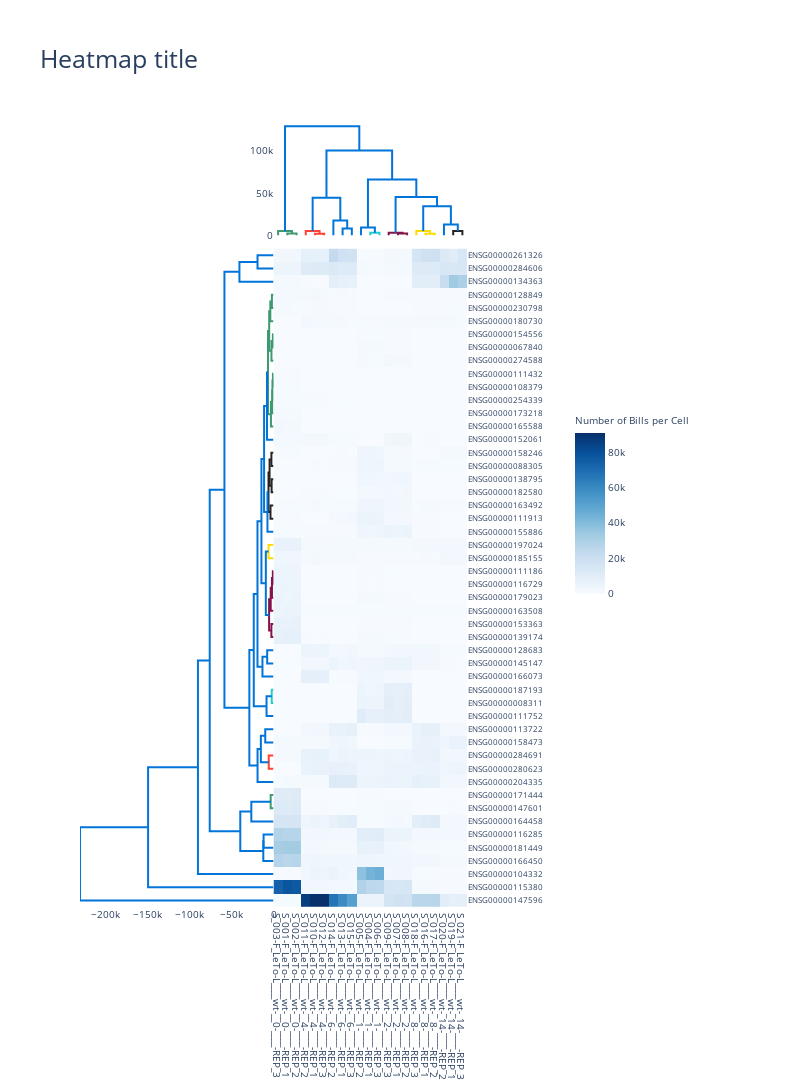

Here is the notebook cell this chart was saved with:
### Code cell
import plotly.graph_objects as go
import plotly.figure_factory as ff

#import numpy as np
#from scipy.spatial.distance import pdist, squareform


# # get data
# data = np.genfromtxt("http://files.figshare.com/2133304/ExpRawData_E_TABM_84_A_AFFY_44.tab",
#                      names=True,usecols=tuple(range(1,30)),dtype=float, delimiter="\t")
# data_array = data.view((np.float, len(data.dtype.names)))
# data_array = data_array.transpose()
# labels = data.dtype.names

# Initialize figure by creating upper dendrogram

# color_threshold=0.1,
fig_ = ff.create_dendrogram(data_array_, orientation='bottom', labels=labels,\
                          distfun = lambda x: scs.distance.pdist(x, metric="euclidean"),\
                          linkagefun= lambda x: sch.linkage(x, "complete"))
# test=ff._dendrogram(data_array_, orientation='bottom', labels=labels,\
#                           distfun = scs.distance.pdist,\
#                           linkagefun= lambda x: sch.linkage(x, "complete") )

# P = sch.dendrogram(
#     Z,
#     labels=labels,
#     no_plot=True,
#     color_threshold=25000,
# )
#orientation=self.orientation,

fig = ff.create_dendrogram(data_array_, orientation='bottom', labels=labels,\
                          distfun = lambda x: scs.distance.pdist(x, metric="euclidean"),\
                          linkagefun= lambda x: sch.linkage(x, "complete"), color_threshold=0.1)

dists=[]
for d in fig["data"]:
    dists.append(d["y"][2])
color_threshold=abs(np.percentile(dists,50))
print(color_threshold)

fig = ff.create_dendrogram(data_array_, orientation='bottom', labels=labels,\
                          distfun = lambda x: scs.distance.pdist(x, metric="euclidean"),\
                          linkagefun= lambda x: sch.linkage(x, "complete"), color_threshold=color_threshold)
for i in range(len(fig['data'])):
    fig['data'][i]['yaxis'] = 'y2'
dendro_leaves_y_labels = fig['layout']['xaxis']['ticktext']
dendro_leaves_y = [ labels.index(i) for i in dendro_leaves_y_labels ]

d = scs.distance.pdist(data_array_)
Z = sch.linkage(d, "complete") #linkagefun(d)
max_d = color_threshold
clusters_cols = fcluster(Z, max_d, criterion='distance')


#print(dendro_leaves_y)

# Create Side Dendrogram # color_threshold=0.1,
dendro_side = ff.create_dendrogram(data_array, orientation='right', labels=rows, \
                                    distfun = lambda x: scs.distance.pdist(x, metric="euclidean"),\
                                    linkagefun= lambda x: sch.linkage(x, "complete"), color_threshold=0.1)

dists=[]
for d in dendro_side["data"]:
    dists.append(d["x"][2])
color_threshold=abs(np.percentile(dists,50))

dendro_side = ff.create_dendrogram(data_array, orientation='right', labels=rows, \
                                    distfun = lambda x: scs.distance.pdist(x, metric="euclidean"),\
                                    linkagefun= lambda x: sch.linkage(x, "complete"), color_threshold=color_threshold)

for i in range(len(dendro_side['data'])):
    dendro_side['data'][i]['xaxis'] = 'x2'
dendro_leaves_x_labels = dendro_side['layout']['yaxis']['ticktext']
dendro_leaves_x = [ rows.index(i) for i in dendro_leaves_x_labels ]

d = scs.distance.pdist(data_array)
Z = sch.linkage(d, "complete") #linkagefun(d)
max_d = 25000
clusters_rows = fcluster(Z, max_d, criterion='distance')


# Add Side Dendrogram Data to Figure
for data in dendro_side['data']:
    fig.add_trace(data)

# Create Heatmap
#print(dendro_leaves_x)

#dendro_leaves = list(map(int, dendro_leaves))
#data_dist = pdist(data_array)
#heat_data = squareform(data_dist)
heat_data=data_array
heat_data = heat_data[dendro_leaves_x,:]
heat_data = heat_data[:,dendro_leaves_y]

#print(len(dendro_leaves_x_labels),len(dendro_leaves_y_labels))

heatmap = [
    go.Heatmap(
        x = dendro_leaves_x_labels,
        y = dendro_leaves_y_labels,
        z = heat_data,
        colorscale = 'Blues',
        colorbar={"title":{"text":"Number of Bills per Cell" ,"font":{"size":10}},
                 "lenmode":"pixels", "len":800/4,
                 "xpad":100,"tickfont":{"size":10}}
    )
]
#print(heatmap[0])
print(len(heatmap[0]["x"]),len(fig['layout']['xaxis']['tickvals']) )
heatmap[0]['x'] = fig['layout']['xaxis']['tickvals']
print(len(heatmap[0]["y"]),  len(dendro_side['layout']['yaxis']['tickvals']) )
heatmap[0]['y'] = dendro_side['layout']['yaxis']['tickvals']

# Add Heatmap Data to Figure
for data in heatmap:
    fig.add_trace(data)

# Edit Layout
fig.update_layout({'width':800, 'height':1600,
                         'showlegend':False, 'hovermode': 'closest',
                         "yaxis":{"mirror" : "allticks", 
                                  'side': 'right',
                                  'showticklabels':True,
                                  'ticktext':dendro_leaves_x_labels}})

# Edit xaxis
fig.update_layout(xaxis={'domain': [.5, 1],
                                  'mirror': False,
                                  'showgrid': False,
                                  'showline': False,
                                  'zeroline': False,
                                  'showticklabels': True,
                                  "tickfont":{"size":10},
                                  'ticks':"",\
                                  'ticktext':dendro_leaves_y_labels})
# Edit xaxis2
fig.update_layout(xaxis2={'domain': [0, .5],
                                   'mirror': False,
                                   'showgrid': False,
                                   'showline': False,
                                   'zeroline': False,
                                   'showticklabels': True,
                                   'ticks':""})

# Edit yaxis 
fig.update_layout(yaxis={'domain': [0, .85],
                                  'mirror': False,
                                  'showgrid': False,
                                  'showline': False,
                                  'zeroline': False,
                                  'showticklabels': True,
                                  "tickfont":{"size":8},
                                  'ticks': "",\
                                  'tickvals':dendro_side['layout']['yaxis']['tickvals'],\
                                  'ticktext':dendro_leaves_x_labels})

# Edit yaxis2 showticklabels
fig.update_layout(yaxis2={'domain':[.825, .975],
                                   'mirror': False,
                                   'showgrid': False,
                                   'showline': False,
                                   'zeroline': False,
                                   'showticklabels': True,
                                   'ticks':""})

fig.update_layout(template='plotly_white')

fig.update_layout(font={"size":10})

fig.update_layout(title={"text":"Heatmap title","yanchor":"top","font":{"size":25}})

# fig.update_layout(
#     yaxis = dict(
#         tickmode = 'array',
#         ticktext = dendro_leaves_x_labels ) )

# Plot!
fig.show()

### Figure 1 — Plotly figure (JSON) as saved in the notebook; plotly's stock layout.template omitted (floating-point values rounded to 4 significant figures; data arrays with more than 128 entries replaced by an {"elided": "..."} marker saying what was removed)
{"data": [{"hoverinfo": "text", "marker": {"color": "rgb(61,153,112)"}, "mode": "lines", "type": "scatter", "x": [15, 15, 25, 25], "xaxis": "x", "y": [0, 1915.0, 1915.0, 0], "yaxis": "y2"}, {"hoverinfo": "text", "marker": {"color": "rgb(61,153,112)"}, "mode": "lines", "type": "scatter", "x": [5, 5, 20, 20], "xaxis": "x", "y": [0, 4893.0, 4893.0, 1915.0], "yaxis": "y2"}, {"hoverinfo": "text", "marker": {"color": "rgb(255,65,54)"}, "mode": "lines", "type": "scatter", "x": [45, 45, 55, 55], "xaxis": "x", "y": [0, 1698.0, 1698.0, 0], "yaxis": "y2"}, {"hoverinfo": "text", "marker": {"color": "rgb(255,65,54)"}, "mode": "lines", "type": "scatter", "x": [35, 35, 50, 50], "xaxis": "x", "y": [0, 4965.0, 4965.0, 1698.0], "yaxis": "y2"}, {"hoverinfo": "text", "marker": {"color": "rgb(0,116,217)"}, "mode": "lines", "type": "scatter", "x": [75, 75, 85, 85], "xaxis": "x", "y": [0, 7892.0, 7892.0, 0], "yaxis": "y2"}, {"hoverinfo": "text", "marker": {"color": "rgb(0,116,217)"}, "mode": "lines", "type": "scatter", "x": [65, 65, 80, 80], "xaxis": "x", "y": [0, 17520.0, 17520.0, 7892.0], "yaxis": "y2"}, {"hoverinfo": "text", "marker": {"color": "rgb(0,116,217)"}, "mode": "lines", "type": "scatter", "x": [42.5, 42.5, 72.5, 72.5], "xaxis": "x", "y": [4965.0, 44310.0, 44310.0, 17520.0], "yaxis": "y2"}, {"hoverinfo": "text", "marker": {"color": "rgb(35,205,205)"}, "mode": "lines", "type": "scatter", "x": [105, 105, 115, 115], "xaxis": "x", "y": [0, 2851.0, 2851.0, 0], "yaxis": "y2"}, {"hoverinfo": "text", "marker": {"color": "rgb(0,116,217)"}, "mode": "lines", "type": "scatter", "x": [95, 95, 110, 110], "xaxis": "x", "y": [0, 9134.0, 9134.0, 2851.0], "yaxis": "y2"}, {"hoverinfo": "text", "marker": {"color": "rgb(133,20,75)"}, "mode": "lines", "type": "scatter", "x": [135, 135, 145, 145], "xaxis": "x", "y": [0, 1905.0, 1905.0, 0], "yaxis": "y2"}, {"hoverinfo": "text", "marker": {"color": "rgb(133,20,75)"}, "mode": "lines", "type": "scatter", "x": [125, 125, 140, 140], "xaxis": "x", "y": [0, 2742.0, 2742.0, 1905.0], "yaxis": "y2"}, {"hoverinfo": "text", "marker": {"color": "rgb(255,220,0)"}, "mode": "lines", "type": "scatter", "x": [165, 165, 175, 175], "xaxis": "x", "y": [0, 1710.0, 1710.0, 0], "yaxis": "y2"}, {"hoverinfo": "text", "marker": {"color": "rgb(255,220,0)"}, "mode": "lines", "type": "scatter", "x": [155, 155, 170, 170], "xaxis": "x", "y": [0, 4963.0, 4963.0, 1710.0], "yaxis": "y2"}, {"hoverinfo": "text", "marker": {"color": "rgb(40,35,35)"}, "mode": "lines", "type": "scatter", "x": [195, 195, 205, 205], "xaxis": "x", "y": [0, 5052.0, 5052.0, 0], "yaxis": "y2"}, {"hoverinfo": "text", "marker": {"color": "rgb(0,116,217)"}, "mode": "lines", "type": "scatter", "x": [185, 185, 200, 200], "xaxis": "x", "y": [0, 12710.0, 12710.0, 5052.0], "yaxis": "y2"}, {"hoverinfo": "text", "marker": {"color": "rgb(0,116,217)"}, "mode": "lines", "type": "scatter", "x": [162.5, 162.5, 192.5, 192.5], "xaxis": "x", "y": [4963.0, 34240.0, 34240.0, 12710.0], "yaxis": "y2"}, {"hoverinfo": "text", "marker": {"color": "rgb(0,116,217)"}, "mode": "lines", "type": "scatter", "x": [132.5, 132.5, 177.5, 177.5], "xaxis": "x", "y": [2742.0, 45410.0, 45410.0, 34240.0], "yaxis": "y2"}, {"hoverinfo": "text", "marker": {"color": "rgb(0,116,217)"}, "mode": "lines", "type": "scatter", "x": [102.5, 102.5, 155, 155], "xaxis": "x", "y": [9134.0, 66150.0, 66150.0, 45410.0], "yaxis": "y2"}, {"hoverinfo": "text", "marker": {"color": "rgb(0,116,217)"}, "mode": "lines", "type": "scatter", "x": [57.5, 57.5, 128.8, 128.8], "xaxis": "x", "y": [44310.0, 100500.0, 100500.0, 66150.0], "yaxis": "y2"}, {"hoverinfo": "text", "marker": {"color": "rgb(0,116,217)"}, "mode": "lines", "type": "scatter", "x": [12.5, 12.5, 93.12, 93.12], "xaxis": "x", "y": [4893.0, 129400.0, 129400.0, 100500.0], "yaxis": "y2"}, {"hoverinfo": "text", "marker": {"color": "rgb(0,116,217)"}, "mode": "lines", "type": "scatter", "x": [0, -11820.0, -11820.0, 0], "xaxis": "x2", "y": [45, 45, 55, 55], "yaxis": "y"}, {"hoverinfo": "text", "marker": {"color": "rgb(0,116,217)"}, "mode": "lines", "type": "scatter", "x": [0, -12160.0, -12160.0, -11820.0], "xaxis": "x2", "y": [35, 35, 50, 50], "yaxis": "y"}, {"hoverinfo": "text", "marker": {"color": "rgb(61,153,112)"}, "mode": "lines", "type": "scatter", "x": [0, -3374.0, -3374.0, 0], "xaxis": "x2", "y": [75, 75, 85, 85], "yaxis": "y"}, {"hoverinfo": "text", "marker": {"color": "rgb(0,116,217)"}, "mode": "lines", "type": "scatter", "x": [0, -26460.0, -26460.0, -3374.0], "xaxis": "x2", "y": [65, 65, 80, 80], "yaxis": "y"}, {"hoverinfo": "text", "marker": {"color": "rgb(0,116,217)"}, "mode": "lines", "type": "scatter", "x": [-12160.0, -39610.0, -39610.0, -26460.0], "xaxis": "x2", "y": [42.5, 42.5, 72.5, 72.5], "yaxis": "y"}, {"hoverinfo": "text", "marker": {"color": "rgb(255,65,54)"}, "mode": "lines", "type": "scatter", "x": [0, -5673.0, -5673.0, 0], "xaxis": "x2", "y": [105, 105, 115, 115], "yaxis": "y"}, {"hoverinfo": "text", "marker": {"color": "rgb(0,116,217)"}, "mode": "lines", "type": "scatter", "x": [0, -9821.0, -9821.0, 0], "xaxis": "x2", "y": [125, 125, 135, 135], "yaxis": "y"}, {"hoverinfo": "text", "marker": {"color": "rgb(0,116,217)"}, "mode": "lines", "type": "scatter", "x": [-5673.0, -15070.0, -15070.0, -9821.0], "xaxis": "x2", "y": [110, 110, 130, 130], "yaxis": "y"}, {"hoverinfo": "text", "marker": {"color": "rgb(0,116,217)"}, "mode": "lines", "type": "scatter", "x": [0, -19020.0, -19020.0, -15070.0], "xaxis": "x2", "y": [95, 95, 120, 120], "yaxis": "y"}, {"hoverinfo": "text", "marker": {"color": "rgb(35,205,205)"}, "mode": "lines", "type": "scatter", "x": [0, -2151.0, -2151.0, 0], "xaxis": "x2", "y": [155, 155, 165, 165], "yaxis": "y"}, {"hoverinfo": "text", "marker": {"color": "rgb(0,116,217)"}, "mode": "lines", "type": "scatter", "x": [0, -8302.0, -8302.0, -2151.0], "xaxis": "x2", "y": [145, 145, 160, 160], "yaxis": "y"}, {"hoverinfo": "text", "marker": {"color": "rgb(0,116,217)"}, "mode": "lines", "type": "scatter", "x": [0, -7539.0, -7539.0, 0], "xaxis": "x2", "y": [185, 185, 195, 195], "yaxis": "y"}, {"hoverinfo": "text", "marker": {"color": "rgb(0,116,217)"}, "mode": "lines", "type": "scatter", "x": [0, -13160.0, -13160.0, -7539.0], "xaxis": "x2", "y": [175, 175, 190, 190], "yaxis": "y"}, {"hoverinfo": "text", "marker": {"color": "rgb(133,20,75)"}, "mode": "lines", "type": "scatter", "x": [0, -2528.0, -2528.0, 0], "xaxis": "x2", "y": [205, 205, 215, 215], "yaxis": "y"}, {"hoverinfo": "text", "marker": {"color": "rgb(133,20,75)"}, "mode": "lines", "type": "scatter", "x": [0, -767.5, -767.5, 0], "xaxis": "x2", "y": [245, 245, 255, 255], "yaxis": "y"}, {"hoverinfo": "text", "marker": {"color": "rgb(133,20,75)"}, "mode": "lines", "type": "scatter", "x": [0, -1836.0, -1836.0, -767.5], "xaxis": "x2", "y": [235, 235, 250, 250], "yaxis": "y"}, {"hoverinfo": "text", "marker": {"color": "rgb(133,20,75)"}, "mode": "lines", "type": "scatter", "x": [0, -3327.0, -3327.0, -1836.0], "xaxis": "x2", "y": [225, 225, 242.5, 242.5], "yaxis": "y"}, {"hoverinfo": "text", "marker": {"color": "rgb(133,20,75)"}, "mode": "lines", "type": "scatter", "x": [-2528.0, -5244.0, -5244.0, -3327.0], "xaxis": "x2", "y": [210, 210, 233.8, 233.8], "yaxis": "y"}, {"hoverinfo": "text", "marker": {"color": "rgb(255,220,0)"}, "mode": "lines", "type": "scatter", "x": [0, -5927.0, -5927.0, 0], "xaxis": "x2", "y": [265, 265, 275, 275], "yaxis": "y"}, {"hoverinfo": "text", "marker": {"color": "rgb(0,116,217)"}, "mode": "lines", "type": "scatter", "x": [-5244.0, -9145.0, -9145.0, -5927.0], "xaxis": "x2", "y": [221.9, 221.9, 270, 270], "yaxis": "y"}, {"hoverinfo": "text", "marker": {"color": "rgb(40,35,35)"}, "mode": "lines", "type": "scatter", "x": [0, -3572.0, -3572.0, 0], "xaxis": "x2", "y": [295, 295, 305, 305], "yaxis": "y"}, {"hoverinfo": "text", "marker": {"color": "rgb(40,35,35)"}, "mode": "lines", "type": "scatter", "x": [0, -2260.0, -2260.0, 0], "xaxis": "x2", "y": [315, 315, 325, 325], "yaxis": "y"}, {"hoverinfo": "text", "marker": {"color": "rgb(40,35,35)"}, "mode": "lines", "type": "scatter", "x": [0, -2505.0, -2505.0, 0], "xaxis": "x2", "y": [335, 335, 345, 345], "yaxis": "y"}, {"hoverinfo": "text", "marker": {"color": "rgb(40,35,35)"}, "mode": "lines", "type": "scatter", "x": [-2260.0, -4691.0, -4691.0, -2505.0], "xaxis": "x2", "y": [320, 320, 340, 340], "yaxis": "y"}, {"hoverinfo": "text", "marker": {"color": "rgb(40,35,35)"}, "mode": "lines", "type": "scatter", "x": [-3572.0, -5964.0, -5964.0, -4691.0], "xaxis": "x2", "y": [300, 300, 330, 330], "yaxis": "y"}, {"hoverinfo": "text", "marker": {"color": "rgb(0,116,217)"}, "mode": "lines", "type": "scatter", "x": [0, -7199.0, -7199.0, -5964.0], "xaxis": "x2", "y": [285, 285, 315, 315], "yaxis": "y"}, {"hoverinfo": "text", "marker": {"color": "rgb(61,153,112)"}, "mode": "lines", "type": "scatter", "x": [0, -685.5, -685.5, 0], "xaxis": "x2", "y": [395, 395, 405, 405], "yaxis": "y"}, {"hoverinfo": "text", "marker": {"color": "rgb(61,153,112)"}, "mode": "lines", "type": "scatter", "x": [0, -1209.0, -1209.0, -685.5], "xaxis": "x2", "y": [385, 385, 400, 400], "yaxis": "y"}, {"hoverinfo": "text", "marker": {"color": "rgb(61,153,112)"}, "mode": "lines", "type": "scatter", "x": [0, -1543.0, -1543.0, -1209.0], "xaxis": "x2", "y": [375, 375, 392.5, 392.5], "yaxis": "y"}, {"hoverinfo": "text", "marker": {"color": "rgb(61,153,112)"}, "mode": "lines", "type": "scatter", "x": [0, -3053.0, -3053.0, -1543.0], "xaxis": "x2", "y": [365, 365, 383.8, 383.8], "yaxis": "y"}, {"hoverinfo": "text", "marker": {"color": "rgb(61,153,112)"}, "mode": "lines", "type": "scatter", "x": [0, -720.7, -720.7, 0], "xaxis": "x2", "y": [425, 425, 435, 435], "yaxis": "y"}, {"hoverinfo": "text", "marker": {"color": "rgb(61,153,112)"}, "mode": "lines", "type": "scatter", "x": [0, -2437.0, -2437.0, -720.7], "xaxis": "x2", "y": [415, 415, 430, 430], "yaxis": "y"}, {"hoverinfo": "text", "marker": {"color": "rgb(61,153,112)"}, "mode": "lines", "type": "scatter", "x": [0, -1907.0, -1907.0, 0], "xaxis": "x2", "y": [455, 455, 465, 465], "yaxis": "y"}, {"hoverinfo": "text", "marker": {"color": "rgb(61,153,112)"}, "mode": "lines", "type": "scatter", "x": [0, -3793.0, -3793.0, -1907.0], "xaxis": "x2", "y": [445, 445, 460, 460], "yaxis": "y"}, {"hoverinfo": "text", "marker": {"color": "rgb(61,153,112)"}, "mode": "lines", "type": "scatter", "x": [-2437.0, -5142.0, -5142.0, -3793.0], "xaxis": "x2", "y": [422.5, 422.5, 452.5, 452.5], "yaxis": "y"}, {"hoverinfo": "text", "marker": {"color": "rgb(61,153,112)"}, "mode": "lines", "type": "scatter", "x": [-3053.0, -6564.0, -6564.0, -5142.0], "xaxis": "x2", "y": [374.4, 374.4, 437.5, 437.5], "yaxis": "y"}, {"hoverinfo": "text", "marker": {"color": "rgb(0,116,217)"}, "mode": "lines", "type": "scatter", "x": [0, -7778.0, -7778.0, -6564.0], "xaxis": "x2", "y": [355, 355, 405.9, 405.9], "yaxis": "y"}, {"hoverinfo": "text", "marker": {"color": "rgb(0,116,217)"}, "mode": "lines", "type": "scatter", "x": [-7199.0, -11230.0, -11230.0, -7778.0], "xaxis": "x2", "y": [300, 300, 380.5, 380.5], "yaxis": "y"}, {"hoverinfo": "text", "marker": {"color": "rgb(0,116,217)"}, "mode": "lines", "type": "scatter", "x": [-9145.0, -14390.0, -14390.0, -11230.0], "xaxis": "x2", "y": [245.9, 245.9, 340.2, 340.2], "yaxis": "y"}, {"hoverinfo": "text", "marker": {"color": "rgb(0,116,217)"}, "mode": "lines", "type": "scatter", "x": [-13160.0, -19110.0, -19110.0, -14390.0], "xaxis": "x2", "y": [182.5, 182.5, 293.1, 293.1], "yaxis": "y"}, {"hoverinfo": "text", "marker": {"color": "rgb(0,116,217)"}, "mode": "lines", "type": "scatter", "x": [-8302.0, -23540.0, -23540.0, -19110.0], "xaxis": "x2", "y": [152.5, 152.5, 237.8, 237.8], "yaxis": "y"}, {"hoverinfo": "text", "marker": {"color": "rgb(0,116,217)"}, "mode": "lines", "type": "scatter", "x": [-19020.0, -28800.0, -28800.0, -23540.0], "xaxis": "x2", "y": [107.5, 107.5, 195.1, 195.1], "yaxis": "y"}, {"hoverinfo": "text", "marker": {"color": "rgb(0,116,217)"}, "mode": "lines", "type": "scatter", "x": [0, -19060.0, -19060.0, 0], "xaxis": "x2", "y": [485, 485, 495, 495], "yaxis": "y"}, {"hoverinfo": "text", "marker": {"color": "rgb(0,116,217)"}, "mode": "lines", "type": "scatter", "x": [0, -40640.0, -40640.0, -19060.0], "xaxis": "x2", "y": [475, 475, 490, 490], "yaxis": "y"}, {"hoverinfo": "text", "marker": {"color": "rgb(0,116,217)"}, "mode": "lines", "type": "scatter", "x": [-28800.0, -58500.0, -58500.0, -40640.0], "xaxis": "x2", "y": [151.3, 151.3, 482.5, 482.5], "yaxis": "y"}, {"hoverinfo": "text", "marker": {"color": "rgb(0,116,217)"}, "mode": "lines", "type": "scatter", "x": [-39610.0, -76050.0, -76050.0, -58500.0], "xaxis": "x2", "y": [57.5, 57.5, 316.9, 316.9], "yaxis": "y"}, {"hoverinfo": "text", "marker": {"color": "rgb(0,116,217)"}, "mode": "lines", "type": "scatter", "x": [0, -90100.0, -90100.0, -76050.0], "xaxis": "x2", "y": [25, 25, 187.2, 187.2], "yaxis": "y"}, {"hoverinfo": "text", "marker": {"color": "rgb(0,116,217)"}, "mode": "lines", "type": "scatter", "x": [0, -149500.0, -149500.0, -90100.0], "xaxis": "x2", "y": [15, 15, 106.1, 106.1], "yaxis": "y"}, {"hoverinfo": "text", "marker": {"color": "rgb(0,116,217)"}, "mode": "lines", "type": "scatter", "x": [0, -230700.0, -230700.0, -149500.0], "xaxis": "x2", "y": [5, 5, 60.55, 60.55], "yaxis": "y"}, {"colorbar": {"len": 200, "lenmode": "pixels", "tickfont": {"size": 10}, "title": {"font": {"size": 10}, "text": "Number of Bills per Cell"}, "xpad": 100}, "colorscale": [[0, "rgb(247,251,255)"], [0.125, "rgb(222,235,247)"], [0.25, "rgb(198,219,239)"], [0.375, "rgb(158,202,225)"], [0.5, "rgb(107,174,214)"], [0.625, "rgb(66,146,198)"], [0.75, "rgb(33,113,181)"], [0.875, "rgb(8,81,156)"], [1, "rgb(8,48,107)"]], "type": "heatmap", "x": [5, 15, 25, 35, 45, 55, 65, 75, 85, 95, 105, 115, 125, 135, 145, 155, 165, 175, 185, 195, 205], "y": [5, 15, 25, 35, 45, 55, 65, 75, 85, 95, 105, 115, 125, 135, 145, 155, 165, 175, 185, 195, 205, 215, 225, 235, 245, 255, 265, 275, 285, 295, 305, 315, 325, 335, 345, 355, 365, 375, 385, 395, 405, 415, 425, 435, 445, 455, 465, 475, 485, 495], "z": {"elided": "50x21 float values"}}], "layout": {"autosize": false, "font": {"size": 10}, "height": 1600, "hovermode": "closest", "showlegend": false, "title": {"font": {"size": 25}, "text": "Heatmap title", "yanchor": "top"}, "width": 800, "xaxis": {"domain": [0.5, 1], "mirror": false, "rangemode": "tozero", "showgrid": false, "showline": false, "showticklabels": true, "tickfont": {"size": 10}, "tickmode": "array", "ticks": "", "ticktext": ["S_003-F_LeTo-L____wt-__0-____-REP_3", "S_001-F_LeTo-L____wt-__0-____-REP_1", "S_002-F_LeTo-L____wt-__0-____-REP_2", "S_011-F_LeTo-L____wt-__4-____-REP_2", "S_010-F_LeTo-L____wt-__4-____-REP_1", "S_012-F_LeTo-L____wt-__4-____-REP_3", "S_014-F_LeTo-L____wt-__6-____-REP_2", "S_013-F_LeTo-L____wt-__6-____-REP_1", "S_015-F_LeTo-L____wt-__6-____-REP_3", "S_005-F_LeTo-L____wt-__1-____-REP_2", "S_004-F_LeTo-L____wt-__1-____-REP_1", "S_006-F_LeTo-L____wt-__1-____-REP_3", "S_009-F_LeTo-L____wt-__2-____-REP_3", "S_007-F_LeTo-L____wt-__2-____-REP_1", "S_008-F_LeTo-L____wt-__2-____-REP_2", "S_018-F_LeTo-L____wt-__8-____-REP_3", "S_016-F_LeTo-L____wt-__8-____-REP_1", "S_017-F_LeTo-L____wt-__8-____-REP_2", "S_020-F_LeTo-L____wt-_14-____-REP_2", "S_019-F_LeTo-L____wt-_14-____-REP_1", "S_021-F_LeTo-L____wt-_14-____-REP_3"], "tickvals": [5, 15, 25, 35, 45, 55, 65, 75, 85, 95, 105, 115, 125, 135, 145, 155, 165, 175, 185, 195, 205], "type": "linear", "zeroline": false}, "xaxis2": {"domain": [0, 0.5], "mirror": false, "showgrid": false, "showline": false, "showticklabels": true, "ticks": "", "zeroline": false}, "yaxis": {"domain": [0, 0.85], "mirror": false, "rangemode": "tozero", "showgrid": false, "showline": false, "showticklabels": true, "side": "right", "tickfont": {"size": 8}, "ticks": "", "ticktext": ["ENSG00000147596", "ENSG00000115380", "ENSG00000104332", "ENSG00000166450", "ENSG00000181449", "ENSG00000116285", "ENSG00000164458", "ENSG00000147601", "ENSG00000171444", "ENSG00000204335", "ENSG00000280623", "ENSG00000284691", "ENSG00000158473", "ENSG00000113722", "ENSG00000111752", "ENSG00000008311", "ENSG00000187193", "ENSG00000166073", "ENSG00000145147", "ENSG00000128683", "ENSG00000139174", "ENSG00000153363", "ENSG00000163508", "ENSG00000179023", "ENSG00000116729", "ENSG00000111186", "ENSG00000185155", "ENSG00000197024", "ENSG00000155886", "ENSG00000111913", "ENSG00000163492", "ENSG00000182580", "ENSG00000138795", "ENSG00000088305", "ENSG00000158246", "ENSG00000152061", "ENSG00000165588", "ENSG00000173218", "ENSG00000254339", "ENSG00000108379", "ENSG00000111432", "ENSG00000274588", "ENSG00000067840", "ENSG00000154556", "ENSG00000180730", "ENSG00000230798", "ENSG00000128849", "ENSG00000134363", "ENSG00000284606", "ENSG00000261326"], "tickvals": [5, 15, 25, 35, 45, 55, 65, 75, 85, 95, 105, 115, 125, 135, 145, 155, 165, 175, 185, 195, 205, 215, 225, 235, 245, 255, 265, 275, 285, 295, 305, 315, 325, 335, 345, 355, 365, 375, 385, 395, 405, 415, 425, 435, 445, 455, 465, 475, 485, 495], "type": "linear", "zeroline": false}, "yaxis2": {"domain": [0.825, 0.975], "mirror": false, "showgrid": false, "showline": false, "showticklabels": true, "ticks": "", "zeroline": false}}}
